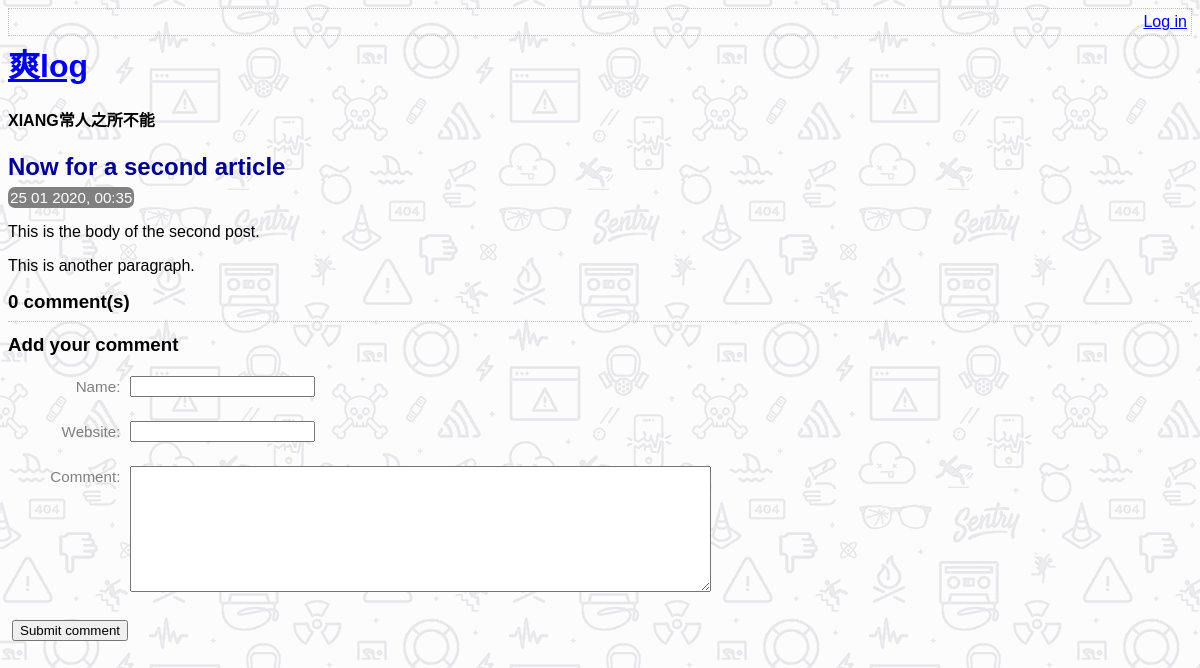
The app's page /view_post.php?post_id=2, older data.
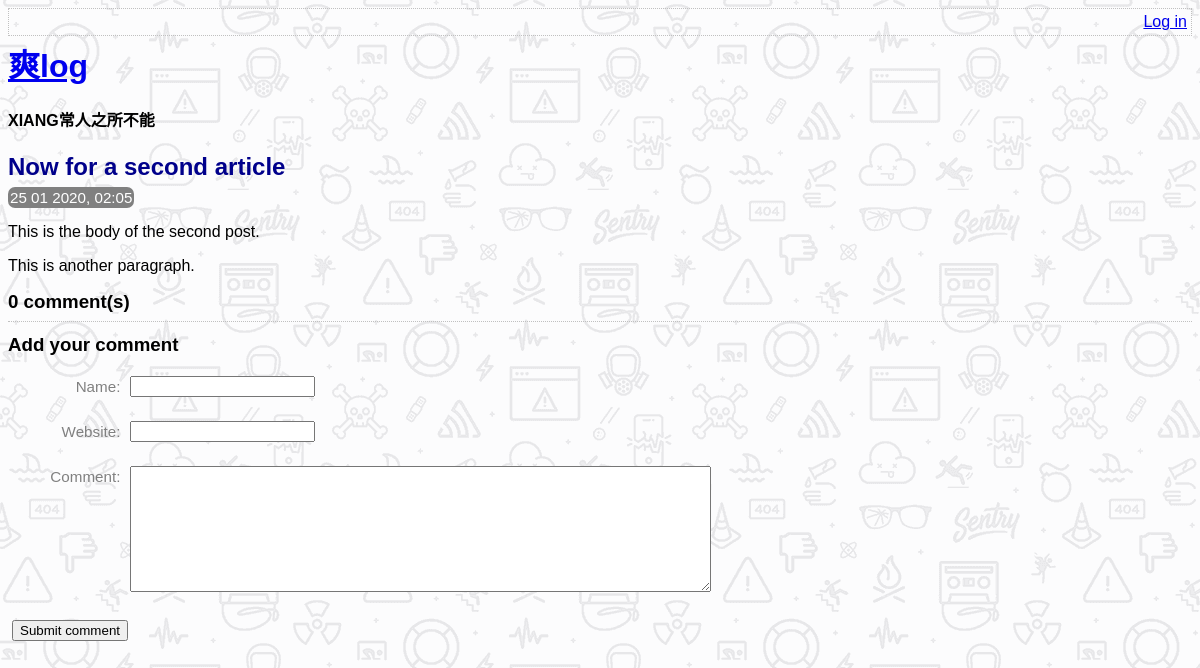
The same page, newer data.
### tables this page shows
CREATE TABLE post (
    id INTEGER PRIMARY KEY AUTOINCREMENT NOT NULL,
    title VARCHAR NOT NULL,
    body VARCHAR NOT NULL,
    user_id INTEGER NOT NULL,
    created_at VARCHAR NOT NULL,
    updated_at VARCHAR,
    FOREIGN KEY (user_id) REFERENCES user(id)
);

### lib/view_post.php (called while the page is built, shortened)
<?php
function getPostRow(PDO $pdo, $post_id)
{
    $stmt = $pdo->prepare('SELECT title, created_at, body FROM post WHERE id = :id');
    $result = $stmt->execute(array('id' => $post_id,));
    $row = $stmt->fetch(PDO::FETCH_ASSOC);
    return $row;
}

### view_post.php (the view, shortened to what this page needs)
<?php
require_once 'lib/common.php';
require_once 'lib/view_post.php';
if (isset($_GET['post_id'])) {
    $post_id = $_GET['post_id'];
} else {
    $post_id = 0;
}
$pdo = getPDO();
$row = getPostRow($pdo, $post_id);
?>
<!DOCTYPE html>
<html>
    <head>
        <?php require 'templates/head.php' ?>
    </head>
    <body>
        <?php require 'templates/title.php' ?>
        <div class="post">
            <h2>
                <?php echo htmlEscape($row['title']) ?>
            </h2>
            <div class="date">
                <?php echo convertSqlDate($row['created_at']) ?>
            </div>
            <?php
            echo convertNewlinesToParagraphs($row['body']) ?>
        </div>
        <div class="comment-list">
            <h3><?php echo countCommentsForPost($pdo, $post_id) ?> comment(s)</h3>
        </div>
        <?php require 'templates/comment_form.php' ?>
    </body>
</html>

### lib/common.php (shortened to what this page needs)
<?php
function htmlEscape($html)
{
    return htmlspecialchars($html, ENT_HTML5, 'UTF-8');
}
function convertSqlDate($sqlDate)
{
    $date = DateTime::createFromFormat('Y-m-d H:i:s', $sqlDate);
    return $date->format('d m Y, H:i');
}
function convertNewlinesToParagraphs($text)
{
    $escaped = htmlEscape($text);
    return '<p>' . str_replace("\n", "</p><p>", $escaped . "</p>");
}
function countCommentsForPost(PDO $pdo, $post_id)
{
    $sql = "SELECT COUNT(*) c FROM comment WHERE post_id = :post_id";
    $stmt = $pdo->prepare($sql);
    $stmt->execute(array('post_id' => $post_id,));
    return (int)$stmt->fetchColumn();
}

Row changes from the older to the newer data that the page shows:
changed post "Now for a second article": created_at "25 01 2020, 00:35" → "25 01 2020, 02:05"
